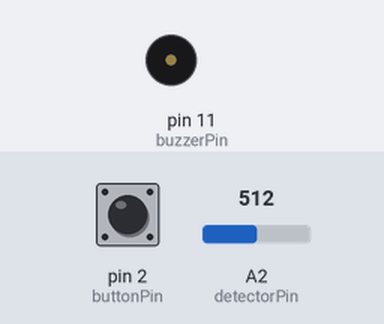
Bench run of a sketch on a simulated Arduino Uno, built with avr-gcc and run on an emulated ATmega328P. Shown: buzzer (waves = sounding). Inputs (shaded band) come from the test bench; at power-on: pin 2 (buttonPin) LOW, A2 (detectorPin) = 512.

Above: at 2.5 s.
Timing chart, 0 to 6.5 s (numbered marks = the images above):
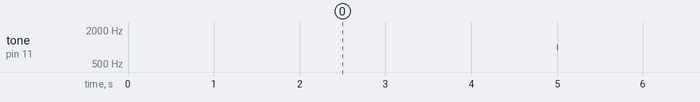

Measured:
- by itself, tone on pin 11 (buzzerPin): alternates 1000 Hz for 0.01 s and silent for 5.0 s

The sketch:

Tema4.ino
```cpp
const int detectorPin = A2;
const int buzzerPin = 11;
const int buttonPin = 2;

int buzzerTone = 1000;

int knockValue = 0;
int treshold = 100;
int switchVal = 0;

bool alarm = false;

int period = 5000;
unsigned long time_now = 0;

void setup() {
  // put your setup code here, to run once:
  Serial.begin(9600);

}

void loop() {
  // put your main code here, to run repeatedly:
  knockValue = analogRead(detectorPin);
  if(knockValue >= treshold){
    alarm = true;
  }
  if(alarm == true){
    if(millis() > time_now + period){
      time_now = millis();
      tone(buzzerPin, buzzerTone, 10);
    }
    switchVal = digitalRead(buttonPin);
    if(switchVal == HIGH){
      alarm = false;
      noTone(buzzerPin);
    }
  }
}
```
